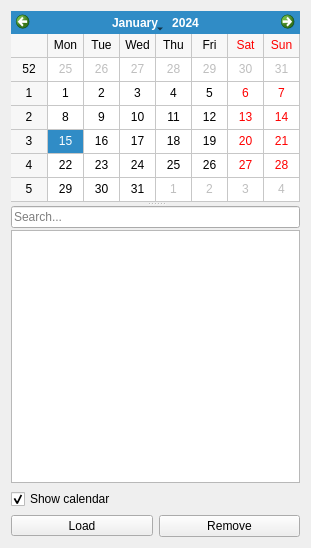
<?xml version="1.0" encoding="UTF-8"?>
<ui version="4.0">
 <class>BlogEntriesWidget</class>
 <widget class="QWidget" name="BlogEntriesWidget">
  <property name="geometry">
   <rect>
    <x>0</x>
    <y>0</y>
    <width>311</width>
    <height>548</height>
   </rect>
  </property>
  <property name="windowTitle">
   <string/>
  </property>
  <layout class="QGridLayout" name="gridLayout">
   <item row="0" column="0">
    <widget class="QSplitter" name="BlogEntriesCalendarSplitter_">
     <property name="orientation">
      <enum>Qt::Vertical</enum>
     </property>
     <widget class="LC::Blogique::CalendarWidget" name="BlogEntriesCalendar_">
      <property name="firstDayOfWeek">
       <enum>Qt::Monday</enum>
      </property>
      <property name="gridVisible">
       <bool>true</bool>
      </property>
      <property name="dateEditEnabled">
       <bool>false</bool>
      </property>
     </widget>
     <widget class="QWidget" name="layoutWidget">
      <layout class="QVBoxLayout" name="verticalLayout_2">
       <property name="spacing">
        <number>2</number>
       </property>
       <item>
        <layout class="QHBoxLayout" name="horizontalLayout_4">
         <item>
          <widget class="QLineEdit" name="BlogEntriesFilter_">
           <property name="placeholderText">
            <string>Search...</string>
           </property>
          </widget>
         </item>
        </layout>
       </item>
       <item>
        <widget class="QTreeView" name="BlogEntriesView_">
         <property name="sizePolicy">
          <sizepolicy hsizetype="Minimum" vsizetype="Expanding">
           <horstretch>0</horstretch>
           <verstretch>0</verstretch>
          </sizepolicy>
         </property>
         <property name="alternatingRowColors">
          <bool>true</bool>
         </property>
         <property name="rootIsDecorated">
          <bool>false</bool>
         </property>
        </widget>
       </item>
      </layout>
     </widget>
    </widget>
   </item>
   <item row="1" column="0">
    <widget class="QCheckBox" name="CalendarVisibility_">
     <property name="text">
      <string>Show calendar</string>
     </property>
     <property name="checked">
      <bool>true</bool>
     </property>
    </widget>
   </item>
   <item row="2" column="0">
    <layout class="QHBoxLayout" name="horizontalLayout_7" stretch="0,0">
     <item>
      <widget class="QToolButton" name="LoadBlogEntries_">
       <property name="sizePolicy">
        <sizepolicy hsizetype="Minimum" vsizetype="Fixed">
         <horstretch>0</horstretch>
         <verstretch>0</verstretch>
        </sizepolicy>
       </property>
       <property name="toolTip">
        <string>Show last entries</string>
       </property>
       <property name="text">
        <string>Load</string>
       </property>
       <property name="popupMode">
        <enum>QToolButton::InstantPopup</enum>
       </property>
      </widget>
     </item>
     <item>
      <widget class="QPushButton" name="RemoveBlogEntry_">
       <property name="toolTip">
        <string>Post will be removed from local storage and from user's blog</string>
       </property>
       <property name="text">
        <string>Remove</string>
       </property>
      </widget>
     </item>
    </layout>
   </item>
  </layout>
 </widget>
 <customwidgets>
  <customwidget>
   <class>LC::Blogique::CalendarWidget</class>
   <extends>QCalendarWidget</extends>
   <header>calendarwidget.h</header>
  </customwidget>
 </customwidgets>
 <resources/>
 <connections>
  <connection>
   <sender>CalendarVisibility_</sender>
   <signal>toggled(bool)</signal>
   <receiver>BlogEntriesCalendar_</receiver>
   <slot>setVisible(bool)</slot>
   <hints>
    <hint type="sourcelabel">
     <x>59</x>
     <y>494</y>
    </hint>
    <hint type="destinationlabel">
     <x>51</x>
     <y>161</y>
    </hint>
   </hints>
  </connection>
 </connections>
</ui>
